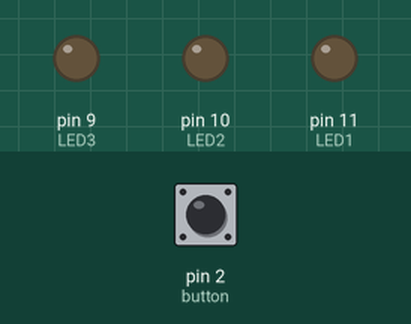
Simulated run of this sketch. Board: Arduino Uno, built with avr-gcc and run on an emulated ATmega328P. Parts: output pins drawn as LEDs (lit = HIGH). Dashed ring = blinking. Inputs (shaded band) come from the test bench; at power-on: pin 2 (button) LOW.

Above: at 1.3 s.
1.4 s: pin 2 (button) pulled HIGH for 0.3 s
At 1.9 s:
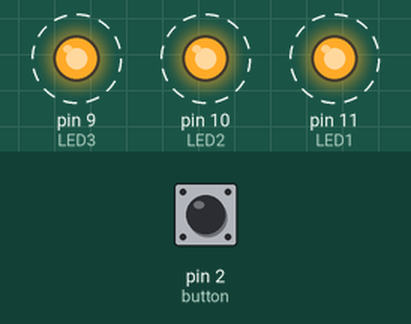
4.7 s: pin 2 (button) pulled HIGH for 1 s
8.5 s: pin 2 (button) pulled HIGH for 0.3 s
At 8.9 s:
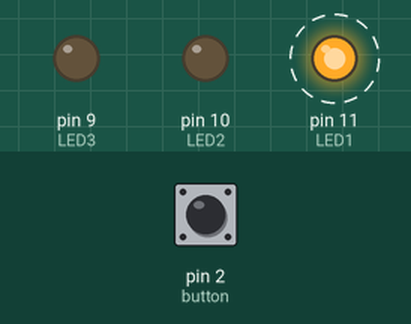
11.8 s: pin 2 (button) pulled HIGH for 3.2 s
At 12.9 s:
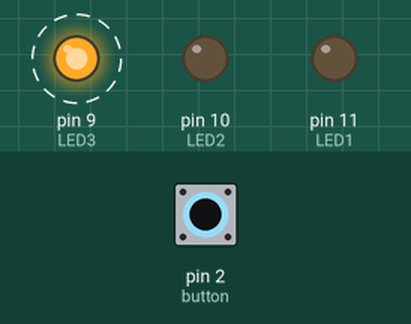
Timing chart, 0 to 17.5 s (numbered marks = the images above; inputs shaded):
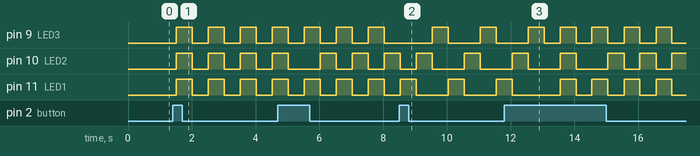

Measured:
- after the input at 1.4 s, pin 9 (LED3), pin 10 (LED2), pin 11 (LED1): alternates HIGH for 0.50 s and LOW for 0.51 s, starting after 0.12 s
- after the input at 8.5 s, pin 9 (LED3): alternates HIGH for 0.51 s and LOW for 1.0 s, starting after 1.0 s; pin 11 (LED1): LOW → HIGH after 1.5 s, → LOW 0.50 s later, → HIGH 1.0 s later
- after the input at 11.8 s, pin 9 (LED3): alternates HIGH for 0.50 s and LOW for 0.51 s, starting after 1.8 s

The sketch:

_18._LED_Parallel_Button.ino
```cpp
const int LED1 = 11;
const int LED2 = 10;
const int LED3 = 9;
const int button = 2;

int j = 0;
boolean cb = LOW;
boolean lb = LOW;

void setup()
{
  pinMode(LED1, OUTPUT);
  pinMode(LED2, OUTPUT);
  pinMode(LED3, OUTPUT);
  pinMode(button, INPUT);
}

boolean debounce(boolean last)
{
  boolean current = digitalRead(button);
  if(last != current)
  {
    delay(5);
    current = digitalRead(button);
  }
  return current;
}

void mode(int i)
{
  if (i == 1)
  {
  digitalWrite(LED1, HIGH);
  digitalWrite(LED2, HIGH);
  digitalWrite(LED3, HIGH);
  delay(500);
  digitalWrite(LED1, LOW);
  digitalWrite(LED2, LOW);
  digitalWrite(LED3, LOW);
  delay(500);
  }

  else if (i == 2)
  {
  digitalWrite(LED1, HIGH);
  digitalWrite(LED2, LOW);
  digitalWrite(LED3, HIGH);
  delay(500);
  digitalWrite(LED1, LOW);
  digitalWrite(LED2, HIGH);
  digitalWrite(LED3, LOW);
  delay(500);
  }
  else if (i == 3)
  {
  digitalWrite(LED1, HIGH);
  digitalWrite(LED2, LOW);
  digitalWrite(LED3, LOW);
  delay(500);
  digitalWrite(LED1, LOW);
  digitalWrite(LED2, HIGH);
  digitalWrite(LED3, LOW);
  delay(500);
  digitalWrite(LED1, LOW);
  digitalWrite(LED2, LOW);
  digitalWrite(LED3, HIGH);
  delay(500);
  }
  else
  {
  digitalWrite(LED1, LOW);
  digitalWrite(LED2, LOW);
  digitalWrite(LED3, LOW);
  delay(500);
  }
}

void loop()
{
  cb = debounce(button);
  if (lb == LOW && cb == HIGH)
  {
    j++;
  }
  cb = lb;
  if (j == 4)
  j = 0;
  mode(j);
}
```
